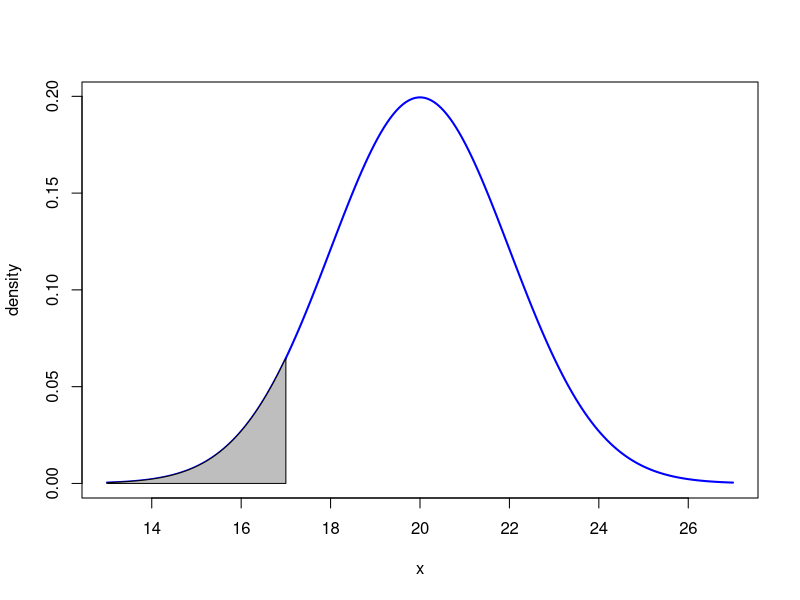

R code for this plot:
mean = 20
sd = 2
minx = mean-3.5*sd;
maxx = mean+3.5*sd;
a = minx;
b = 17;
x=seq(minx,maxx,length=200)
y=dnorm(x,mean=mean,sd=sd)
plot(x,y,type="l", lwd=2, col="blue",xlab="x",ylab="density")
x=seq(a,b,length=200)
y=dnorm(x,mean=mean,sd=sd)
polygon(c(a,x,b),c(0,y,0),col="gray")